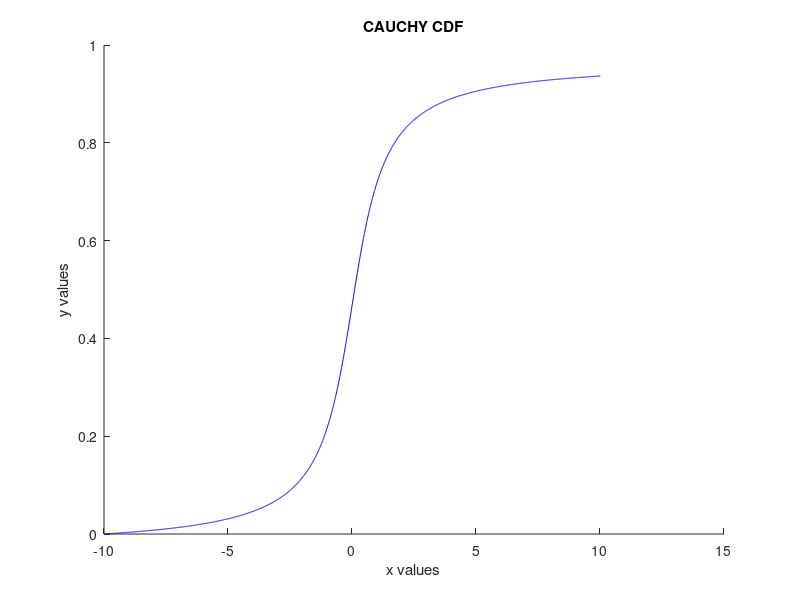

Recreate this plot in MATLAB.
% CDF of CAUCHY Function
function CAUCHYcdf
u=0;                                      % Given Location parameter
g=1;                                      % Given Scale parameter
xa = linspace(-10,10,2001);               % 2001 is number of intervals
xb = xa+0.01; 
z=(xa-u)./g;
yab=(1./(pi*g))*(1./(1+(z.^2)));          % CAUCHY function
y(1)=0;
hold on;
for i=1:2001
    y(i+1)=y(i)+(yab(i)*0.01);            % Reimann-sum iterative step
    xz = [xa(i),xb(i)];                   
    yz = [y(i),y(i+1)];                              
    plot(xz,yz,'-b');                     % Plotting each 0.01 gap stepwise
end
xlabel 'x values';
ylabel 'y values';
title 'CAUCHY CDF';
end